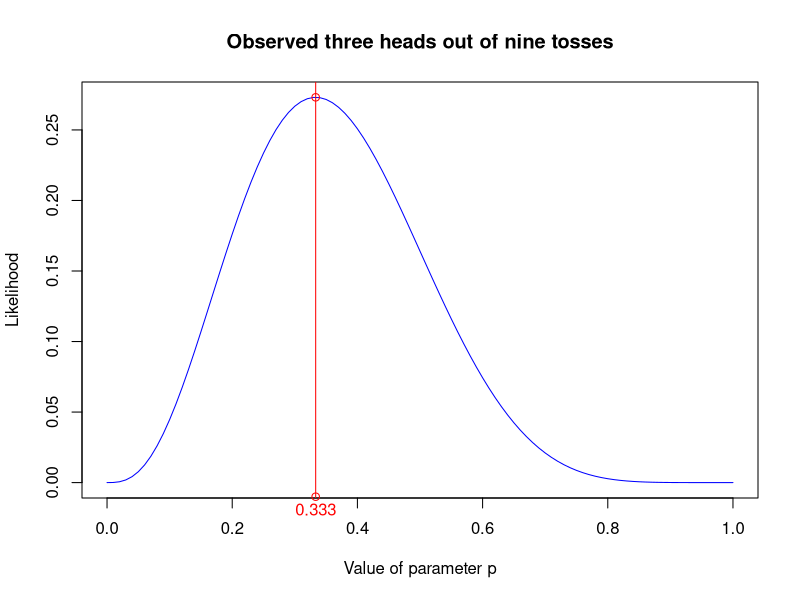

Here is the R script that generated this plot:
## ---- chunk 1
curve(dbinom(3, size = 9, prob = x), 
      from = 0, to = 1.0,
      col = "blue", 
      xlab = "Value of parameter p", y = "Likelihood",
      main = "Observed three heads out of nine tosses")
text(x = 1/3, y = 0, labels = "0.333", pos = 1, offset = 1.1, xpd = NA, col = "red")
abline(v = 1/3, col = "red")
points(x = c(1/3, 1/3), y = c(dbinom(3, 9, 1/3), -0.01), xpd = NA, col = "red")

## ---- chunk 2

